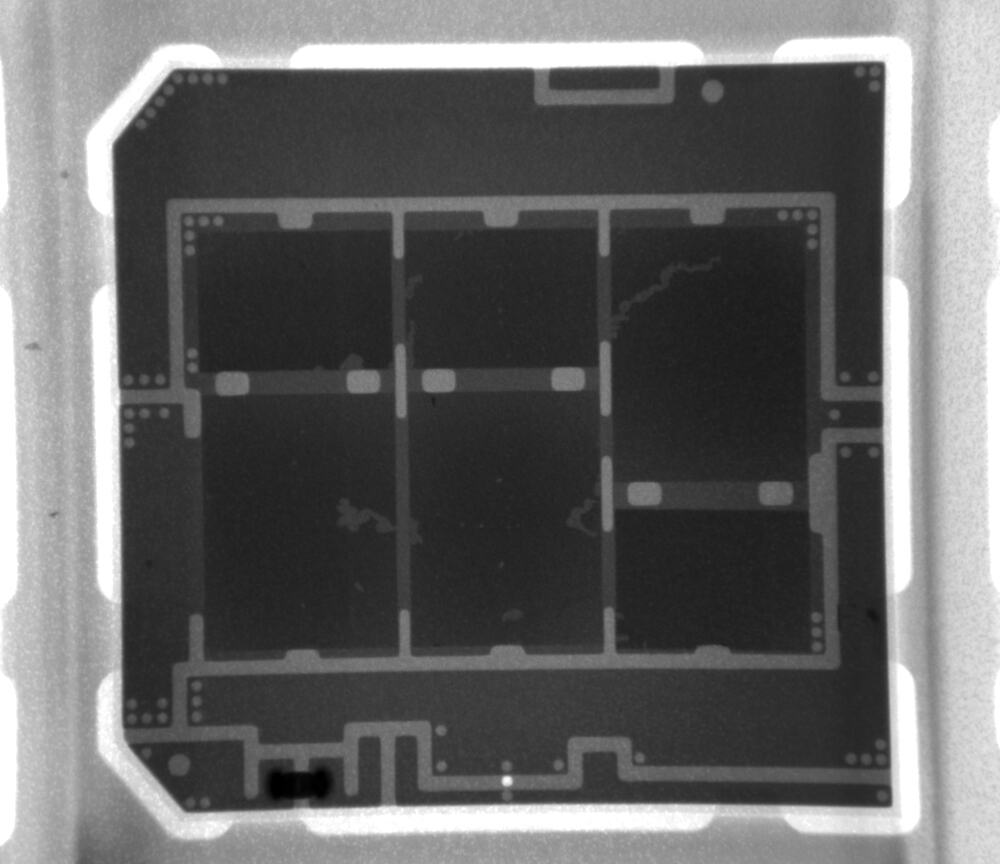
#> input picture imgTrans/dcbrtg.jpg, 1000 x 864 px
$ python rgbhister.py
#> lines starting #> are read from the running program, lines starting #| are printed output that depends on the picture
import numpy as np
import cv2 as cv
from matplotlib import pyplot as plt
img = cv.imread('dcbrtg.jpg')
#> img is the input picture: shape (864, 1000, 3); min 0, max 255, mean 103.6
color = ('b', 'g', 'r')
for i, col in enumerate(color):
    histr = cv.calcHist([img], [i], None, [256], [0, 256])
    plt.plot(histr, color=col)
    plt.xlim([0, 256])
plt.show()
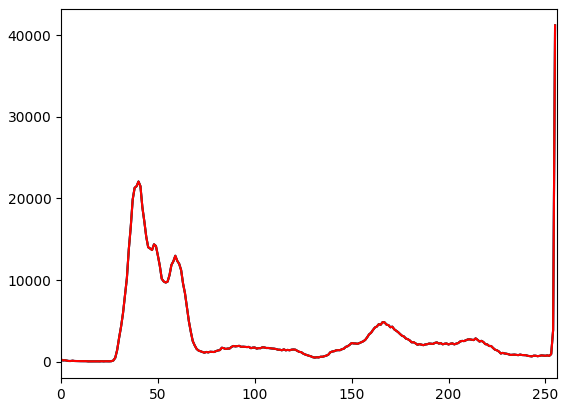
#> figure drawn by matplotlib, 1 panel; curve peaks at x = 255, y = 41227; curve peaks at x = 255, y = 41227; curve peaks at x = 255, y = 41227
